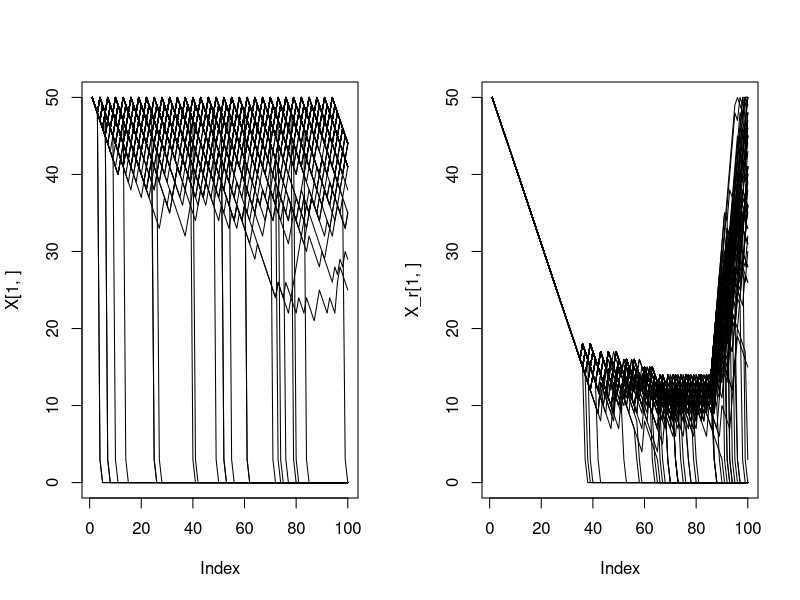
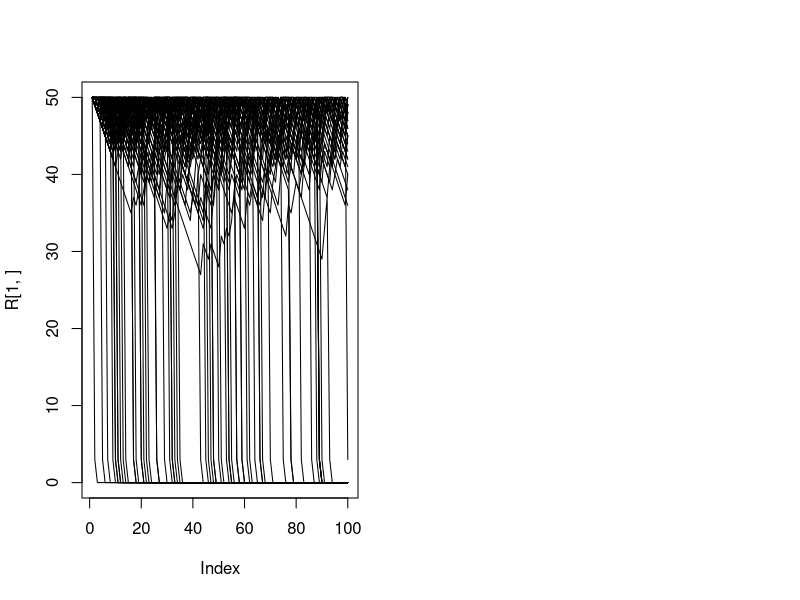

Here is the R script that generated these plots, in order:
tmax <- 100;

xc <- 3;

xmax <- 50;

#cost
c = c(1,1,1);
p = c(0,3,5);
f = c(1,0.4,0.6);
d = c(0,0.004,0.02);
r = c(0.6, 0.6, 0.8);

np = length(c);

#Without per period fitness
S = matrix(0,xmax,tmax);
D = matrix(0,xmax,tmax);

#Per period fitness
W = matrix(0,xmax,tmax);
D_r = matrix(0,xmax,tmax);

#Maximizing reproduction alone
Q = matrix(0,xmax,tmax);
D_q = matrix(0,xmax,tmax);

#Random choices
R = matrix(0,xmax,tmax);

xbar <- 6.5;
for (x in 1:xmax) {
  if (x <= xc) {
    S[x,tmax] <- 0;
    W[x,tmax] <- 0;
    Q[x,tmax] <- 0;
    R[x,tmax] <- 0;
  } else {
    # S[x,tmax] <- 1;
    S[x,tmax] <- (x - xc)/(x-xc+xbar);
    W[x,tmax] <- (x - xc)/(x-xc+xbar); #max(r)
    Q[x,tmax] <- (x - xc)/(x-xc+xbar); #max(r)
    R[x,tmax] <- (x - xc)/(x-xc+xbar); #(1/3)*sum(r)
  }
}

#boundary condition function
bc <- function(xvalue) {
  if (xvalue <= xc) {
    xvalue <- xc;
  }
  if (xvalue > xmax) {
    xvalue <- xmax;
  }
  return(xvalue)
}


for (t in seq(tmax-1,1,-1)) {
  
  for (x in (xc+1):xmax) {
    
    value = numeric(np)
    value_r = numeric(np)
    value_q = numeric(np)
    value_R = numeric(np)
    
    for (i in 1:np) {
      
      # what is x if you find food?
      xp <- x - c[i] + p[i];
      
      # what is x if you don't find food?
      xpp <- x - c[i];
      
      xp <- bc(xp);
      
      xpp <- bc(xpp);
      
      value[i] <- (1-d[i])*f[i]*S[xp,t+1] + (1-d[i])*(1-f[i])*S[xpp,t+1];
      value_r[i] <- r[i] + (1-d[i])*f[i]*W[xp,t+1] + (1-d[i])*(1-f[i])*W[xpp,t+1];
      value_q[i] <- r[i] + (1-d[i])*f[i]*Q[xp,t+1] + (1-d[i])*(1-f[i])*Q[xpp,t+1];
      value_R[i] <- r[i] + (1-d[i])*f[i]*R[xp,t+1] + (1-d[i])*(1-f[i])*R[xpp,t+1];
      
    } # end i loop
    
    maxvalue <- max(value);
    maxvalue_r <- max(value_r)
   
    maxvalue_R <- mean(value_R);
    
    istar <- which(value == maxvalue);
    istar_r <- which(value_r == maxvalue_r);
    
    istar_q <- which(r == max(r));
    maxvalue_q <- value_q[istar_q];
    
    S[x,t] <- maxvalue;
    D[x,t] <- istar;
    
    W[x,t] <- maxvalue_r;
    D_r[x,t] <- istar_r;
    
    Q[x,t] <- maxvalue_q;
    D_q[x,t] <- istar_q;
    
    R[x,t] <- maxvalue_R;
    
  }
  
  
}







n = 100;
X = matrix(0,n,tmax);
X_r = matrix(0,n,tmax);
R = matrix(0,n,tmax);
#Initial state
X[,1] = xmax;
X_r[,1] = xmax;
offspring_r = matrix(0,n,tmax);

R[,1] = xmax;


for (t in 1:(tmax-1)) {
  for (i in 1:n) {
    
    state = X[i,t];
    
    #Only go through this if the individual is still alive
    if (state > xc) {
      #which activity do I choose?
      dec = D[state,t];
      
      

      #Do I die during this activity?
      d_draw = runif(1);
      
      #IF you survive, look for food
      if (d_draw > d[dec]) {
        
        #Do I find food during this activity?
        f_draw = runif(1);
        
        if (f_draw < f[dec]) {
          #Do find food
          newstate = state + p[dec] -c[dec];

        } else {
          #Don't find food
          newstate = state - c[dec];
          
        }
        #Apply boundary conditions
        newstate = bc(newstate);
        
      } else {
        newstate = xc;

      }
      #update state for next time interval
      X[i,t+1] = newstate;
    }
    

    state_r = X_r[i,t];

    if (state_r > xc) {
      
      dec_r = D_r[state_r,t];
      offspring_r[i,t] = W[state_r,t];
      
      #Do I die during this activity?
      d_draw = runif(1);

        #IF you survive, look for food
      if (d_draw > d[dec_r]) {
        
        #Do I find food during this activity?
        f_draw = runif(1);
        
        if (f_draw < f[dec_r]) {
          #Do find food
          newstate_r = state_r + p[dec_r] - c[dec_r];

        } else {
          #Don't find food
          newstate_r = state_r - c[dec_r];
          
        }
        
        #Apply boundary conditions
        newstate_r = bc(newstate_r);
        
      } else {
        newstate_r = xc;
      }
      X_r[i,t+1] = newstate_r;
    }

   

  }
}





par(mfrow=c(1,2))
plot(X[1,],type='l',ylim=c(0,xmax))
for (i in 2:n) {
  lines(X[i,])
}

plot(X_r[1,],type='l',ylim=c(0,xmax))
for (i in 2:n) {
  lines(X_r[i,])
}



n = 100;
R = matrix(0,n,tmax);
#Initial state
R[,1] = xmax;


for (t in 1:(tmax-1)) {
  for (i in 1:n) {
    
    state = R[i,t];
    
    #Only go through this if the individual is still alive
    if (state > xc) {
      
      #which activity do I choose?
      # dec = D[state,t];
      dec = sample(c(1,2,3),1);
      
      #Do I die during this activity?
      d_draw = runif(1);
      
      #IF you survive, look for food
      if (d_draw > d[dec]) {
        
        #Do I find food during this activity?
        f_draw = runif(1);
        
        if (f_draw < f[dec]) {
          #Do find food
          newstate = state + p[dec] -c[dec];
        } else {
          #Don't find food
          newstate = state - c[dec];
          
        }
        
        #Apply boundary conditions
        newstate = bc(newstate);
        
      } else {
        newstate = xc;
      }
      
      #update state for next time interval
      R[i,t+1] = newstate;
    }
  }
}

plot(R[1,],type='l',ylim=c(0,xmax))
for (i in 2:n) {
  lines(R[i,])
}

#How many survive in
#1) when accounting for the probability of survival
#2) when accounting for accumulative reproduction
#3) when accounting for Random Choices
sum(X[,tmax]>xc)
sum(X_r[,tmax]>xc)
sum(R[,tmax]>xc)


